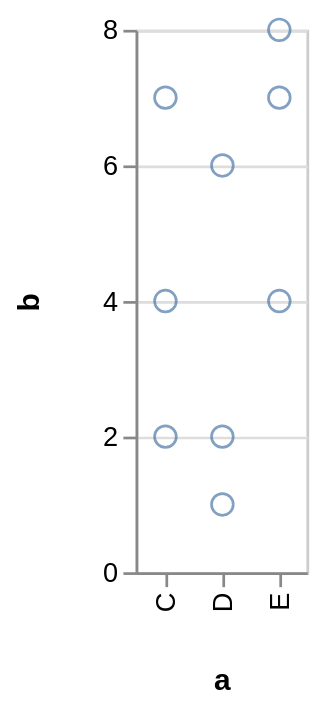

This figure's Vega-Lite source:
### Vega specification from a JSON file in a GitHub repository (floating-point values rounded to 4 significant figures)
{"$schema": "https://vega.github.io/schema/vega/v3.0.json", "autosize": "pad", "padding": 5, "encode": {"update": {"stroke": {"value": "#ccc"}, "fill": {"value": "transparent"}}}, "data": [{"name": "source_0", "values": [{"a": "C", "b": 2}, {"a": "C", "b": 7}, {"a": "C", "b": 4}, {"a": "D", "b": 1}, {"a": "D", "b": 2}, {"a": "D", "b": 6}, {"a": "E", "b": 8}, {"a": "E", "b": 4}, {"a": "E", "b": 7}]}, {"name": "data_0", "source": "source_0", "transform": [{"type": "formula", "expr": "toNumber(datum[\"b\"])", "as": "b"}, {"type": "filter", "expr": "datum[\"b\"] !== null && !isNaN(datum[\"b\"])"}]}], "signals": [{"name": "plotname_x_step", "value": 21}, {"name": "width", "update": "bandspace(domain('plotname_x').length, 1, 0.5) * plotname_x_step"}, {"name": "height", "update": "200"}], "marks": [{"name": "plotname_marks", "type": "symbol", "role": "point", "from": {"data": "data_0"}, "encode": {"update": {"x": {"scale": "plotname_x", "field": "a"}, "y": {"scale": "plotname_y", "field": "b"}, "stroke": {"value": "#4c78a8"}, "fill": {"value": "transparent"}, "opacity": {"value": 0.7}}}}], "scales": [{"name": "plotname_x", "type": "point", "domain": {"data": "data_0", "field": "a", "sort": true}, "range": {"step": {"signal": "plotname_x_step"}}, "round": true, "padding": 0.5}, {"name": "plotname_y", "type": "linear", "domain": {"data": "data_0", "field": "b"}, "range": [{"signal": "height"}, 0], "round": true, "nice": true, "zero": true}], "axes": [{"scale": "plotname_x", "orient": "bottom", "title": "a", "zindex": 1, "encode": {"labels": {"update": {"angle": {"value": 270}, "align": {"value": "right"}, "baseline": {"value": "middle"}}}}}, {"scale": "plotname_y", "labelOverlap": true, "orient": "left", "tickCount": {"signal": "ceil(height/40)"}, "title": "b", "zindex": 1}, {"scale": "plotname_y", "domain": false, "grid": true, "labels": false, "maxExtent": 0, "minExtent": 0, "orient": "left", "tickCount": {"signal": "ceil(height/40)"}, "ticks": false, "zindex": 0, "gridScale": "plotname_x"}], "config": {"axis": {"minExtent": 30, "domainColor": "#888", "tickColor": "#888"}}}
